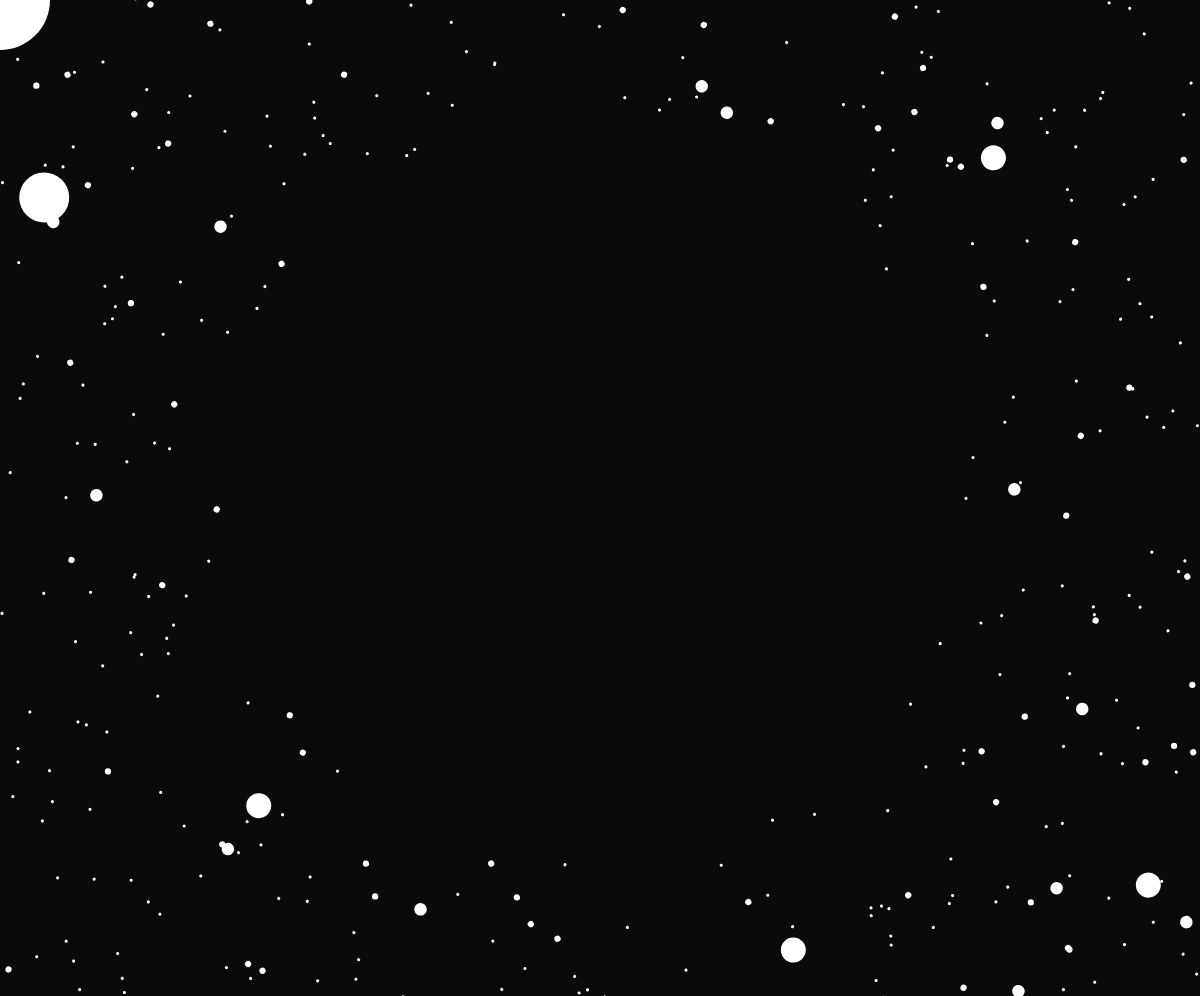
Frame 1 (no input)
Frame 60 (no input): identical to frame 1, image omitted
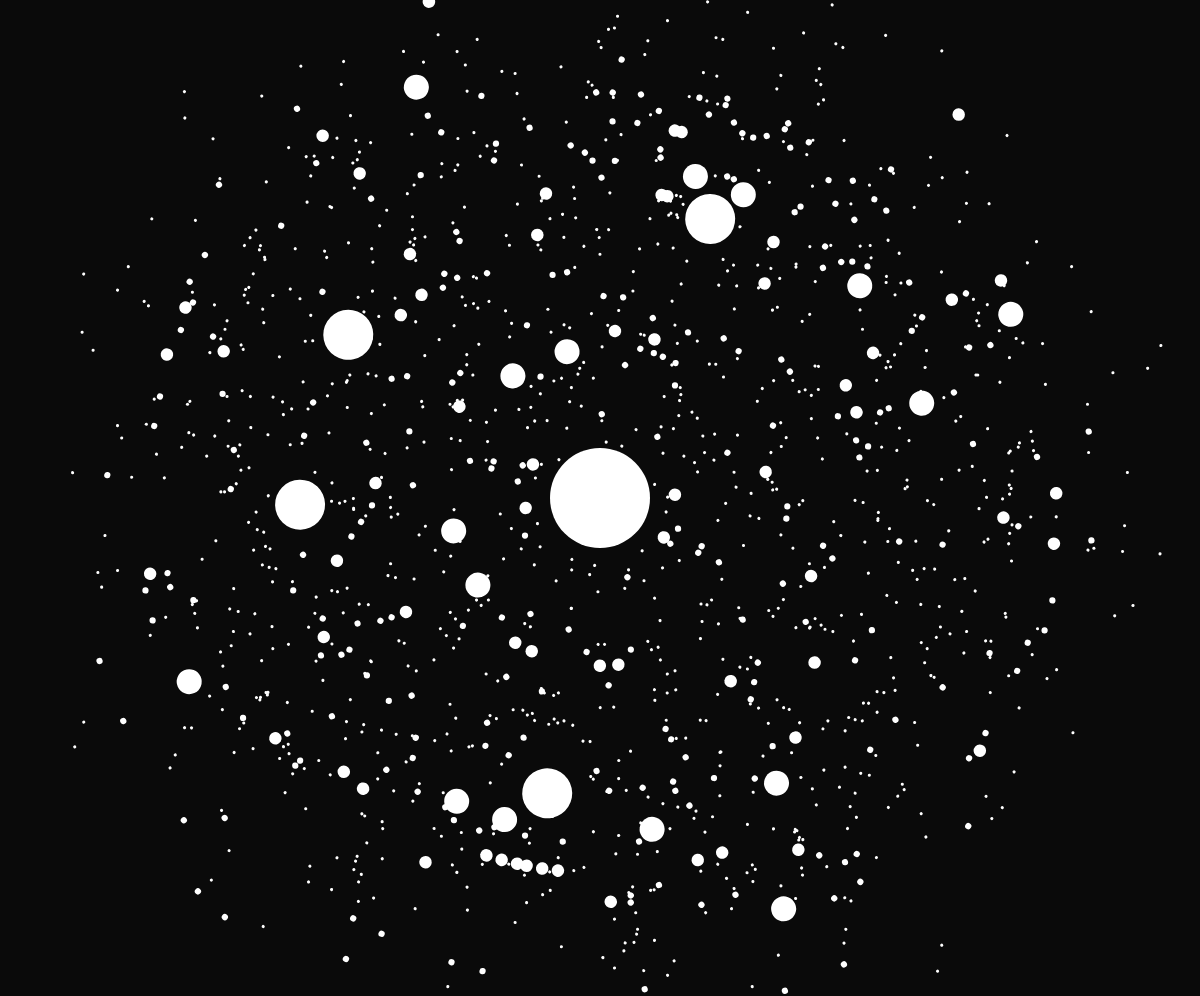
Frame 120 (the mouse pressed at the canvas centre since frame 60)

The p5.js sketch that drew these frames (run headless with seeded random() and noise() and a simulated clock; from frame 60 on, the mouse is pressed at the canvas centre):

// p5.js sketch
// ── sketch.js
function setup() {
    createCanvas(windowWidth, windowHeight-4);
    background(10);
	noStroke();
	
}

/**
* draw :
*/
function draw() {
    background(10);

    fill(" white");
	translate(width/2, height/2);
    recurse(mouseX - width/2, mouseY - height/2, 300);
}

function recurse(x, y, rad) {
    ellipse(x, y, rad/3, rad/3);
    rotate(10);
    if(rad > 10) {
        recurse(x + rad, y, rad/2.0);
        recurse(x - rad, y, rad/2.0);
        recurse(x, y + rad, rad/2.0);
        recurse(x, y - rad, rad/2.0);
    }
}
